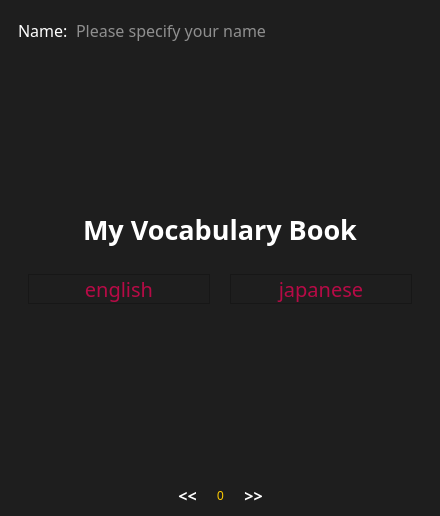
<?xml version="1.0" encoding="UTF-8"?>
<ui version="4.0">
 <class>MainWindow</class>
 <widget class="QMainWindow" name="MainWindow">
  <property name="geometry">
   <rect>
    <x>0</x>
    <y>0</y>
    <width>440</width>
    <height>516</height>
   </rect>
  </property>
  <property name="sizePolicy">
   <sizepolicy hsizetype="Minimum" vsizetype="Minimum">
    <horstretch>0</horstretch>
    <verstretch>0</verstretch>
   </sizepolicy>
  </property>
  <property name="windowTitle">
   <string>MainWindow</string>
  </property>
  <property name="styleSheet">
   <string notr="true">background-color: rgb(30, 30, 30);
color: rgb(255, 255, 255);
alternate-background-color: rgb(40, 40, 40);</string>
  </property>
  <property name="animated">
   <bool>false</bool>
  </property>
  <widget class="QWidget" name="centralwidget">
   <property name="sizePolicy">
    <sizepolicy hsizetype="Preferred" vsizetype="Preferred">
     <horstretch>0</horstretch>
     <verstretch>0</verstretch>
    </sizepolicy>
   </property>
   <property name="styleSheet">
    <string notr="true"/>
   </property>
   <layout class="QVBoxLayout" name="verticalLayout_3">
    <item>
     <widget class="QStackedWidget" name="stackedWidget">
      <property name="sizePolicy">
       <sizepolicy hsizetype="Minimum" vsizetype="Minimum">
        <horstretch>0</horstretch>
        <verstretch>0</verstretch>
       </sizepolicy>
      </property>
      <property name="minimumSize">
       <size>
        <width>0</width>
        <height>0</height>
       </size>
      </property>
      <property name="layoutDirection">
       <enum>Qt::LeftToRight</enum>
      </property>
      <property name="currentIndex">
       <number>0</number>
      </property>
      <widget class="QWidget" name="title_page">
       <property name="layoutDirection">
        <enum>Qt::LeftToRight</enum>
       </property>
       <layout class="QVBoxLayout" name="verticalLayout">
        <item>
         <layout class="QHBoxLayout" name="horizontalLayout_4">
          <property name="spacing">
           <number>6</number>
          </property>
          <property name="bottomMargin">
           <number>0</number>
          </property>
          <item>
           <widget class="QLabel" name="nameLab">
            <property name="font">
             <font>
              <family>Segoe Print</family>
              <pointsize>12</pointsize>
             </font>
            </property>
            <property name="text">
             <string>Name:</string>
            </property>
           </widget>
          </item>
          <item>
           <widget class="QLineEdit" name="nameLed">
            <property name="font">
             <font>
              <family>Segoe Print</family>
              <pointsize>12</pointsize>
             </font>
            </property>
            <property name="frame">
             <bool>false</bool>
            </property>
            <property name="placeholderText">
             <string>Please specify your name</string>
            </property>
           </widget>
          </item>
         </layout>
        </item>
        <item>
         <spacer name="verticalSpacer_2">
          <property name="orientation">
           <enum>Qt::Vertical</enum>
          </property>
          <property name="sizeType">
           <enum>QSizePolicy::MinimumExpanding</enum>
          </property>
          <property name="sizeHint" stdset="0">
           <size>
            <width>20</width>
            <height>22</height>
           </size>
          </property>
         </spacer>
        </item>
        <item>
         <widget class="QLabel" name="titleLab">
          <property name="font">
           <font>
            <family>Segoe Print</family>
            <pointsize>20</pointsize>
            <weight>75</weight>
            <bold>true</bold>
           </font>
          </property>
          <property name="layoutDirection">
           <enum>Qt::LeftToRight</enum>
          </property>
          <property name="text">
           <string>My Vocabulary Book</string>
          </property>
          <property name="alignment">
           <set>Qt::AlignCenter</set>
          </property>
         </widget>
        </item>
        <item>
         <layout class="QHBoxLayout" name="horizontalLayout_2">
          <property name="spacing">
           <number>20</number>
          </property>
          <property name="leftMargin">
           <number>10</number>
          </property>
          <property name="topMargin">
           <number>20</number>
          </property>
          <property name="rightMargin">
           <number>10</number>
          </property>
          <item>
           <widget class="QLabel" name="englishLab">
            <property name="font">
             <font>
              <family>Segoe Print</family>
              <pointsize>15</pointsize>
             </font>
            </property>
            <property name="styleSheet">
             <string notr="true">color: rgb(183, 10, 70);</string>
            </property>
            <property name="frameShape">
             <enum>QFrame::StyledPanel</enum>
            </property>
            <property name="text">
             <string>english</string>
            </property>
            <property name="alignment">
             <set>Qt::AlignCenter</set>
            </property>
           </widget>
          </item>
          <item>
           <widget class="QLabel" name="japaneseLab">
            <property name="font">
             <font>
              <family>Segoe Print</family>
              <pointsize>15</pointsize>
             </font>
            </property>
            <property name="styleSheet">
             <string notr="true">color: rgb(183, 10, 70);</string>
            </property>
            <property name="frameShape">
             <enum>QFrame::StyledPanel</enum>
            </property>
            <property name="text">
             <string>japanese</string>
            </property>
            <property name="alignment">
             <set>Qt::AlignCenter</set>
            </property>
           </widget>
          </item>
         </layout>
        </item>
        <item>
         <spacer name="verticalSpacer">
          <property name="orientation">
           <enum>Qt::Vertical</enum>
          </property>
          <property name="sizeType">
           <enum>QSizePolicy::Maximum</enum>
          </property>
          <property name="sizeHint" stdset="0">
           <size>
            <width>20</width>
            <height>165</height>
           </size>
          </property>
         </spacer>
        </item>
       </layout>
      </widget>
     </widget>
    </item>
    <item>
     <layout class="QHBoxLayout" name="horizontalLayout_3">
      <property name="spacing">
       <number>20</number>
      </property>
      <item>
       <spacer name="horizontalSpacer">
        <property name="orientation">
         <enum>Qt::Horizontal</enum>
        </property>
        <property name="sizeHint" stdset="0">
         <size>
          <width>40</width>
          <height>20</height>
         </size>
        </property>
       </spacer>
      </item>
      <item>
       <widget class="QPushButton" name="previousBtn">
        <property name="sizePolicy">
         <sizepolicy hsizetype="Minimum" vsizetype="Minimum">
          <horstretch>0</horstretch>
          <verstretch>0</verstretch>
         </sizepolicy>
        </property>
        <property name="font">
         <font>
          <family>Segoe Print</family>
          <pointsize>12</pointsize>
          <weight>75</weight>
          <bold>true</bold>
         </font>
        </property>
        <property name="layoutDirection">
         <enum>Qt::LeftToRight</enum>
        </property>
        <property name="styleSheet">
         <string notr="true">QPushButton{border: none;}
QPushButton:hover{
border: none;
color: rgb(255, 60, 60);
}
QPushButton:pressed{
border: none;
color: rgb(255, 60, 60);
font-size: 16pt
}</string>
        </property>
        <property name="text">
         <string>&lt;&lt;</string>
        </property>
       </widget>
      </item>
      <item>
       <widget class="QLabel" name="pageLab">
        <property name="styleSheet">
         <string notr="true">color: rgb(255, 204, 0);</string>
        </property>
        <property name="text">
         <string>0</string>
        </property>
       </widget>
      </item>
      <item>
       <widget class="QPushButton" name="nextBtn">
        <property name="sizePolicy">
         <sizepolicy hsizetype="Minimum" vsizetype="Minimum">
          <horstretch>0</horstretch>
          <verstretch>0</verstretch>
         </sizepolicy>
        </property>
        <property name="font">
         <font>
          <family>Segoe Print</family>
          <pointsize>12</pointsize>
          <weight>75</weight>
          <bold>true</bold>
         </font>
        </property>
        <property name="styleSheet">
         <string notr="true">QPushButton{border: none;}
QPushButton:hover{
border: none;
color: rgb(60, 255, 60);
}
QPushButton:pressed{
border: none;
color: rgb(60, 255, 60);
font-size: 16pt
}</string>
        </property>
        <property name="text">
         <string>&gt;&gt;</string>
        </property>
       </widget>
      </item>
      <item>
       <spacer name="horizontalSpacer_2">
        <property name="orientation">
         <enum>Qt::Horizontal</enum>
        </property>
        <property name="sizeHint" stdset="0">
         <size>
          <width>40</width>
          <height>20</height>
         </size>
        </property>
       </spacer>
      </item>
     </layout>
    </item>
   </layout>
  </widget>
  <action name="actionSave">
   <property name="text">
    <string>Load</string>
   </property>
  </action>
  <action name="actionLoad">
   <property name="text">
    <string>Save</string>
   </property>
  </action>
  <action name="actionHelp">
   <property name="text">
    <string>Help</string>
   </property>
  </action>
  <action name="actionOptions">
   <property name="text">
    <string>Options</string>
   </property>
  </action>
  <action name="actionNew">
   <property name="text">
    <string>New</string>
   </property>
  </action>
 </widget>
 <resources/>
 <connections/>
</ui>
